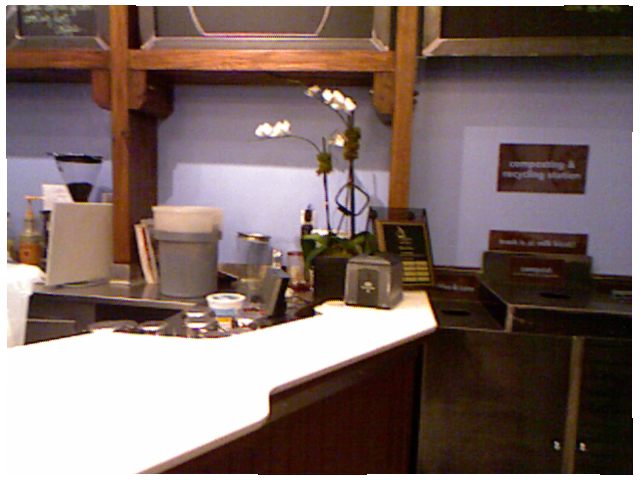
#> input picture 第四十二讲/1.png, 640 x 480 px
$ python '视差.py'
#> lines starting #> are read from the running program, lines starting #| are printed output that depends on the picture
# -*- coding: utf-8 -*-
# @Author: lenovouser
# @Date:   2019-06-11 11:04:51
# @Last Modified by:   lcl1026504480
# @Last Modified time: 2019-06-11 11:14:50
import cv2
import numpy as np
from matplotlib import pyplot as plt
img1 = cv2.imread('1.png', 0)  # queryimage # left image
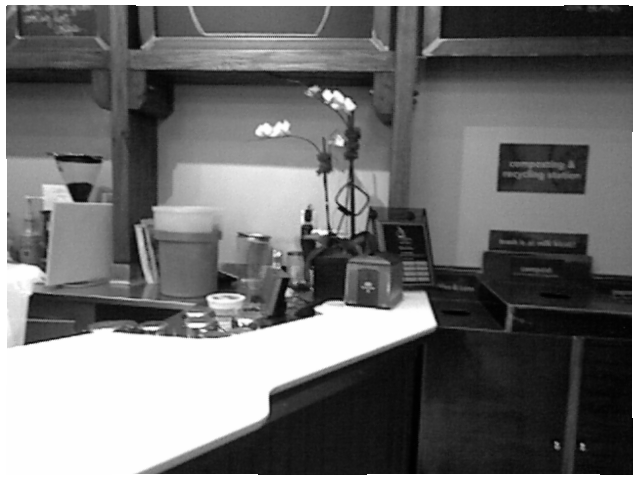
#> img1: shape (480, 640); min 1, max 255, mean 112.6
img2 = cv2.imread('16.png', 0)  # trainimage # right image
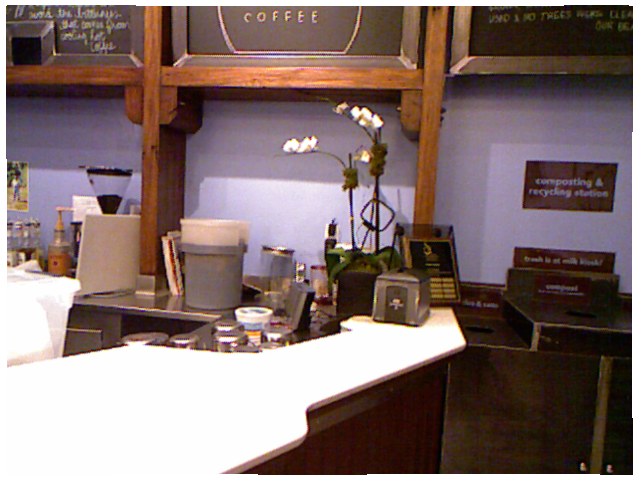
#> input picture 第四十二讲/16.png, 640 x 480 px
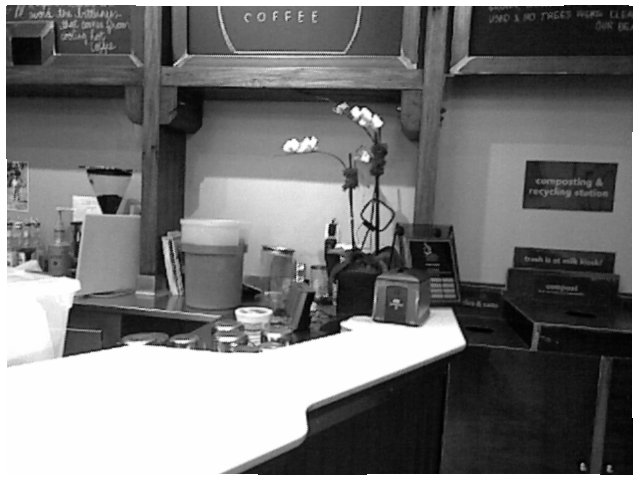
#> img2: shape (480, 640); min 1, max 255, mean 118.8

stereo = cv2.StereoBM.create(numDisparities=16, blockSize=15)
disparity = stereo.compute(img1, img2)
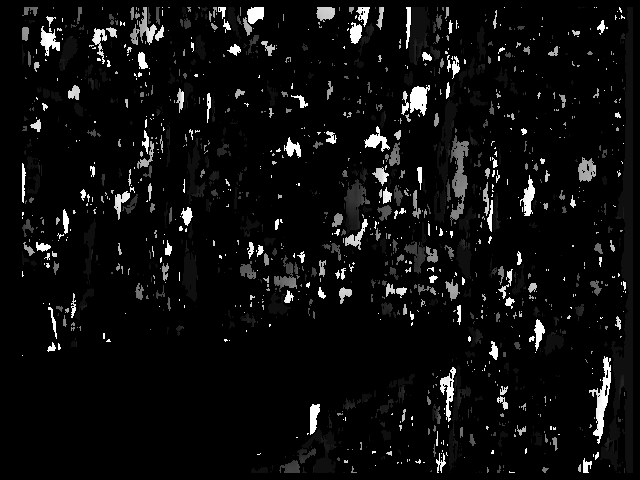
#> disparity: shape (480, 640) int16; min -16, max 240, mean -2.2; drawn with min black and max white
plt.subplot(131)
plt.imshow(img1, 'gray')
plt.subplot(132)
plt.imshow(img2, 'gray')
plt.subplot(133)
plt.imshow(disparity, 'gray')
print(disparity)
#> (printed output is left out)
plt.show()
